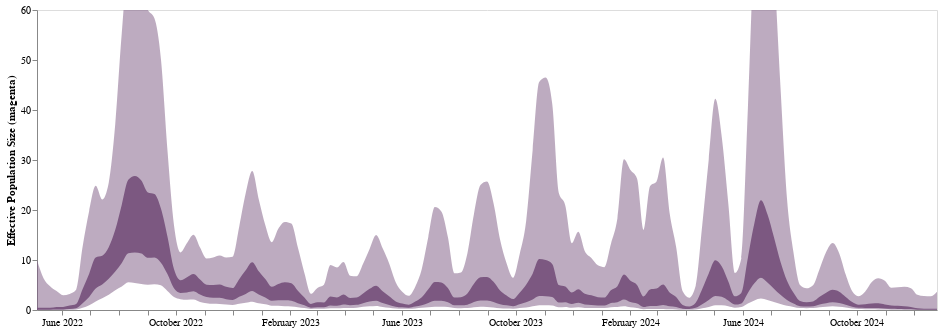

Notebook code for this chart:
### Code cell
range_ = ['#EEC060', '#2664A5', '#A76BB1', "#EEA160", "#356D4C"]
line_ne = alt.Chart(test).mark_area(interpolate='monotone', opacity = 1, clip = True, color = "#7c5981").encode(
    alt.X('date:T', axis=alt.Axis(title="", grid=False,tickCount = "month",  format="%B %Y")),
    alt.Y('lower_hpd_linear_50_MA',axis=alt.Axis(title="Effective Population Size (magenta)", grid=False),scale=alt.Scale(domain=(0, 60))),
    alt.Y2('upper_hpd_linear_50_MA' ),
    
).properties(
    width=900,
    height=300)

band_ne = alt.Chart(test).mark_area(interpolate='monotone', opacity = 0.5, clip = True, color = "#7c5981").encode(
    alt.X('date:T', axis=alt.Axis(title="", grid=False, format="%B %Y")),
    alt.Y('lower_hpd_linear_MA',axis=alt.Axis(title="Effective Population Size (magenta)", grid=False)),#,scale=alt.Scale(domain=(0, 13))),
    alt.Y2('upper_hpd_linear_MA' ),
    
).properties(
    width=900,
    height=300
)

line_ne  + band_ne

### Figure 1 — Vega-Lite specification as saved in the notebook (floating-point values rounded to 4 significant figures; data arrays with more than 128 entries replaced by an {"elided": "..."} marker saying what was removed)
{"config": {"view": {"continuousWidth": 400, "continuousHeight": 300}}, "layer": [{"mark": {"type": "area", "clip": true, "color": "#7c5981", "interpolate": "monotone", "opacity": 1}, "encoding": {"x": {"axis": {"format": "%B %Y", "grid": false, "tickCount": "month", "title": ""}, "field": "date", "type": "temporal"}, "y": {"axis": {"grid": false, "title": "Effective Population Size (magenta)"}, "field": "lower_hpd_linear_50_MA", "scale": {"domain": [0, 60]}, "type": "quantitative"}, "y2": {"field": "upper_hpd_linear_50_MA"}}, "height": 300, "width": 900}, {"mark": {"type": "area", "clip": true, "color": "#7c5981", "interpolate": "monotone", "opacity": 0.5}, "encoding": {"x": {"axis": {"format": "%B %Y", "grid": false, "title": ""}, "field": "date", "type": "temporal"}, "y": {"axis": {"grid": false, "title": "Effective Population Size (magenta)"}, "field": "lower_hpd_linear_MA", "type": "quantitative"}, "y2": {"field": "upper_hpd_linear_MA"}}, "height": 300, "width": 900}], "data": {"name": "data-ed51f4e187ba1f4d5ae0cda96ffcb040"}, "$schema": "https://vega.github.io/schema/vega-lite/v4.17.0.json", "datasets": {"data-ed51f4e187ba1f4d5ae0cda96ffcb040": {"elided": "139 records"}}}
